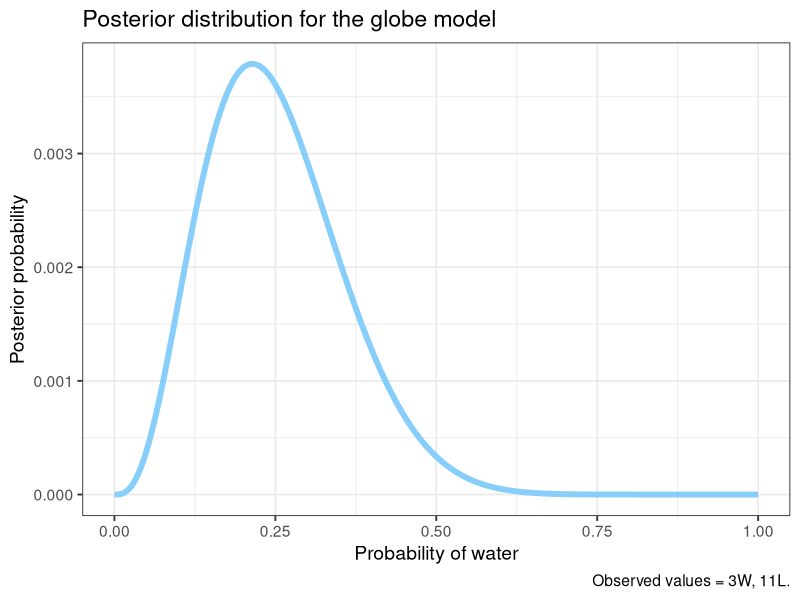
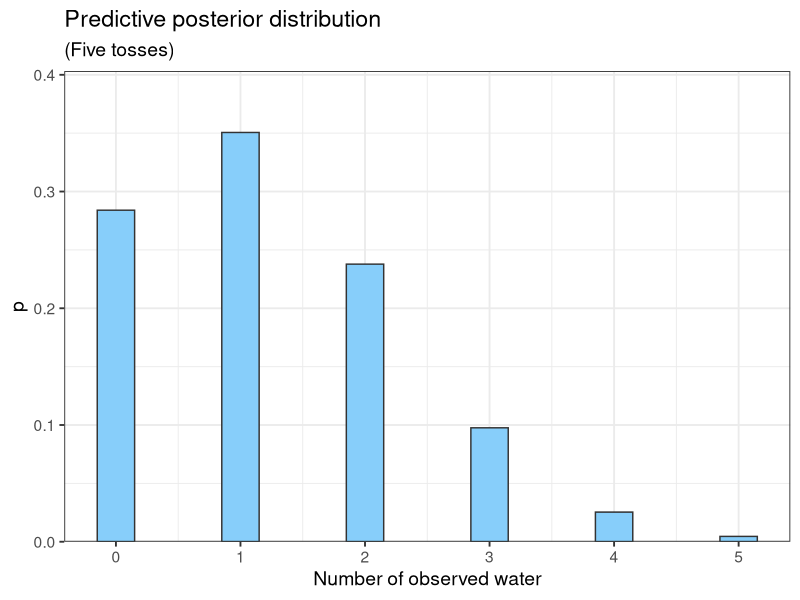

Reproduce these figures in R, in order.
## ---- chunk 1
#| message: false
library(dplyr)
library(tibble)
library(ggplot2)

theme_set(theme_bw(14))
## ---- chunk 2
p_grid <- seq( from=0 , to=1 , length.out=1000 )
prob_p <- rep( 1 , 1000 )
prob_data <- dbinom( 3 , size=14 , prob=p_grid ) # changes are here
posterior <- prob_data * prob_p
posterior <- posterior / sum(posterior)
## ---- chunk 3
tibble("Probability of water"  = p_grid,
           "Posterior probability" = posterior) |>
  ggplot(aes(`Probability of water`,`Posterior probability`))+
  geom_line(colour = "lightskyblue",
            linewidth = 2)+
  labs(title = "Posterior distribution for the globe model", 
       caption = "Observed values = 3W, 11L.")
## ---- chunk 4
#| results: hold
samples <- sample(p_grid, prob=posterior, size=1e4, replace=TRUE)
"Summary of samples:"
summary(samples)
## ---- chunk 5
#| results: hold
w <- rbinom( 1e4, size=5, prob=samples )
"Summary of samples:"
table(w)
## ---- chunk 6
tibble(w = w) |>
  group_by(w) |>
  count() |>
  ungroup() |>
  mutate(p = n/1e4) |>
  ggplot(aes(w,p))+
  geom_col(fill = "lightskyblue", 
           colour = "gray20",
           width = .3)+
  scale_y_continuous(expand = expansion(c(0,.15)))+
  labs(title = "Predictive posterior distribution",
       subtitle = "(Five tosses)",
       x = "Number of observed water")
